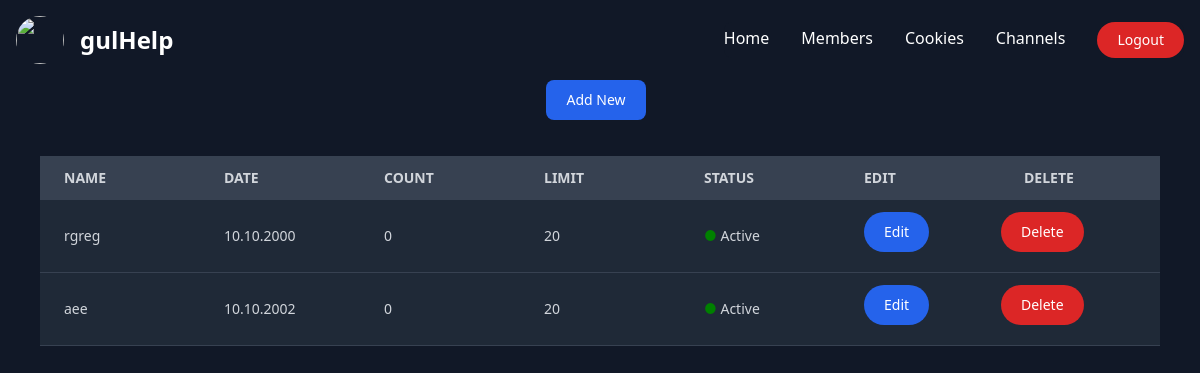
/cookies/ (signed in), run on an earlier commit of the app's database.
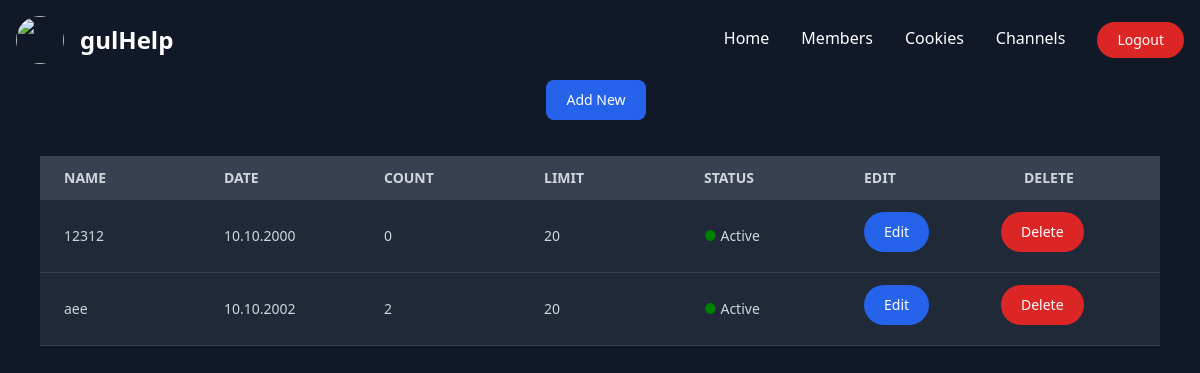
And on a later commit of the database.
### dashboard/models.py (models this page shows)
class Cookie(models.Model):
    cookie_name = models.CharField(max_length=255)
    cookie_text = models.TextField()
    cookie_date = models.CharField(max_length=255)
    cookie_count = models.IntegerField(default=0)
    cookie_limit = models.IntegerField(default=20)
    cookie_status = models.BooleanField(default=True)
    cookie_is_current = models.BooleanField(default=False)

### dashboard/views.py (the view)
# urls.py: path("cookies/", login_required(views.cookies), name="cookies"),
def cookies(request):
    context = {
        'cookies' : Cookie.objects.all()
    }
    return render(request, "cookies.html", context)

### dashboard/templates/cookies.html (shortened to what this page needs)
{% extends "master.html" %} {% block content %}
<div class="justify-center flex">
    <button
        id="cookie-add-btn"
        type="button"
        class="text-white focus:ring-4 font-medium rounded-lg text-sm px-5 py-2.5 mr-2 mb-2 bg-blue-600 hover:bg-blue-700 focus:outline-none focus:ring-blue-800"
    >
        Add New
    </button>
</div>
<div id="main-cookies-table" class="relative overflow-x-auto px-10 py-7">
    <table class="w-full text-sm text-left text-gray-500 table-fixed">
        <thead class="text-md text-gray-300 uppercase bg-gray-700">
            <tr>
                <th scope="col" class="px-6 py-3">name</th>
                <th scope="col" class="px-6 py-3">date</th>
                <th scope="col" class="px-6 py-3">count</th>
                <th scope="col" class="px-6 py-3">limit</th>
                <th scope="col" class="px-6 py-3">status</th>
                <th scope="col" class="px-6 py-3">edit</th>
                <th scope="col" class="px-6 py-3">delete</th>
            </tr>
        </thead>
        <tbody id="main-tbody">
            {% for cookie in cookies %}
            <tr
                id="cookie-{{ cookie.pk }}"
                class="border-b bg-gray-800 border-gray-700 hover:bg-gray-600 text-gray-300"
            >
                <td class="px-6 py-4">{{ cookie.cookie_name }}</td>
                <td class="px-6 py-4">{{ cookie.cookie_date }}</td>
                <td class="px-6 py-4">{{ cookie.cookie_count }}</td>
                <td class="px-6 py-4">{{ cookie.cookie_limit }}</td>
                <td class="px-6 py-4">
                    {% if cookie.cookie_status %}
                    <span style="color: green">●</span> Active {% else %}
                    <span style="color: red">●</span> Deactive {% endif %}
                </td>
                <td scope="col" class="px-6 py-3">
                    <button
                        data-cookie-pk="{{ cookie.pk }}"
                        data-cookie-name="{{ cookie.cookie_name }}"
                        data-cookie-limit="{{ cookie.cookie_limit }}"
                        type="button"
                        class="edit-btn text-white focus:outline-none focus:ring-4 font-medium rounded-full text-sm px-5 py-2.5 text-center mr-2 mb-2 bg-blue-600 hover:bg-blue-700 focus:ring-blue-800"
                    >
                        Edit
                    </button>
                </td>
                <td>
                    <button
                        data-cookie-pk="{{ cookie.pk }}"
                        data-cookie-name="{{ cookie.cookie_name }}"
                        data-cookie-limit="{{ cookie.cookie_limit }}"
                        type="button"
                        class="delete-btn text-white focus:outline-none focus:ring-4 font-medium rounded-full text-sm px-5 py-2.5 text-center mr-2 mb-2 bg-red-600 hover:bg-red-700 focus:ring-red-800"
                    >
                        Delete
                    </button>
                </td>
            </tr>
            {% endfor %}
        </tbody>
    </table>
</div>
{% endblock %}

What changed in the data, as far as the page shows it:
changed Cookie (number 1 of 2 on the later page): cookie_name "rgreg" → "12312"
changed Cookie "aee": cookie_count "0" → "2"
